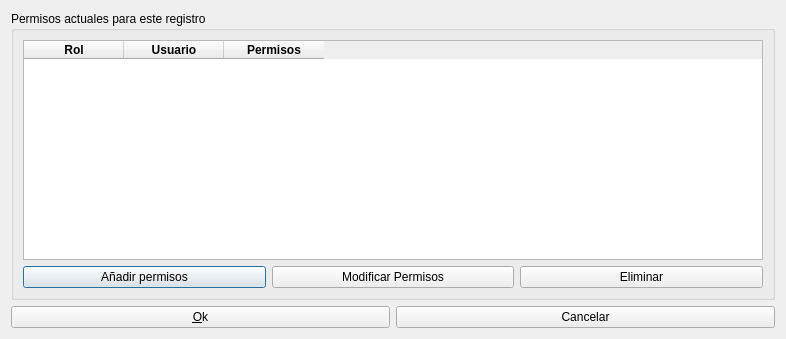
<?xml version="1.0" encoding="UTF-8"?>
<ui version="4.0">
 <class>AERPUserAccessRow</class>
 <widget class="QDialog" name="AERPUserAccessRow">
  <property name="geometry">
   <rect>
    <x>0</x>
    <y>0</y>
    <width>786</width>
    <height>339</height>
   </rect>
  </property>
  <property name="windowTitle">
   <string>Permisos de acceso para registro [*]</string>
  </property>
  <layout class="QGridLayout" name="gridLayout_2">
   <item row="0" column="0" colspan="2">
    <widget class="QGroupBox" name="groupBox_2">
     <property name="title">
      <string>Permisos actuales para este registro</string>
     </property>
     <layout class="QGridLayout" name="gridLayout">
      <item row="0" column="0" colspan="3">
       <widget class="QTableWidget" name="tableWidget">
        <property name="editTriggers">
         <set>QAbstractItemView::NoEditTriggers</set>
        </property>
        <property name="selectionMode">
         <enum>QAbstractItemView::SingleSelection</enum>
        </property>
        <property name="selectionBehavior">
         <enum>QAbstractItemView::SelectRows</enum>
        </property>
        <column>
         <property name="text">
          <string>Rol</string>
         </property>
         <property name="font">
          <font>
           <weight>75</weight>
           <bold>true</bold>
          </font>
         </property>
        </column>
        <column>
         <property name="text">
          <string>Usuario</string>
         </property>
         <property name="font">
          <font>
           <weight>75</weight>
           <bold>true</bold>
          </font>
         </property>
        </column>
        <column>
         <property name="text">
          <string>Permisos</string>
         </property>
         <property name="font">
          <font>
           <weight>75</weight>
           <bold>true</bold>
          </font>
         </property>
        </column>
       </widget>
      </item>
      <item row="1" column="0">
       <widget class="QPushButton" name="pbAdd">
        <property name="text">
         <string>Añadir permisos</string>
        </property>
        <property name="icon">
         <iconset resource="../resources/resources.qrc">
          <normaloff>:/generales/images/edit_add.png</normaloff>:/generales/images/edit_add.png</iconset>
        </property>
       </widget>
      </item>
      <item row="1" column="1">
       <widget class="QPushButton" name="pbEdit">
        <property name="text">
         <string>Modificar Permisos</string>
        </property>
        <property name="icon">
         <iconset resource="../resources/resources.qrc">
          <normaloff>:/generales/images/edit_edit.png</normaloff>:/generales/images/edit_edit.png</iconset>
        </property>
       </widget>
      </item>
      <item row="1" column="2">
       <widget class="QPushButton" name="pbRemove">
        <property name="text">
         <string>Eliminar</string>
        </property>
        <property name="icon">
         <iconset resource="../resources/resources.qrc">
          <normaloff>:/generales/images/edit_remove.png</normaloff>:/generales/images/edit_remove.png</iconset>
        </property>
       </widget>
      </item>
     </layout>
    </widget>
   </item>
   <item row="1" column="0">
    <widget class="QPushButton" name="pbOk">
     <property name="text">
      <string>&amp;Ok</string>
     </property>
     <property name="icon">
      <iconset resource="../resources/resources.qrc">
       <normaloff>:/aplicacion/images/ok.png</normaloff>:/aplicacion/images/ok.png</iconset>
     </property>
    </widget>
   </item>
   <item row="1" column="1">
    <widget class="QPushButton" name="pbCancel">
     <property name="text">
      <string>Cancelar</string>
     </property>
     <property name="icon">
      <iconset resource="../resources/resources.qrc">
       <normaloff>:/generales/images/close.png</normaloff>:/generales/images/close.png</iconset>
     </property>
    </widget>
   </item>
  </layout>
 </widget>
 <resources>
  <include location="../resources/resources.qrc"/>
  <include location="../resources/resources.qrc"/>
  <include location="../resources/resources.qrc"/>
 </resources>
 <connections/>
</ui>
